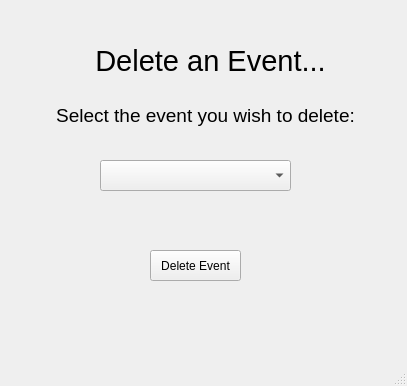
<?xml version="1.0" encoding="UTF-8"?>
<ui version="4.0">
 <class>DeleteEvent</class>
 <widget class="QMainWindow" name="DeleteEvent">
  <property name="geometry">
   <rect>
    <x>0</x>
    <y>0</y>
    <width>407</width>
    <height>386</height>
   </rect>
  </property>
  <property name="windowTitle">
   <string>Delete Event</string>
  </property>
  <widget class="QWidget" name="centralwidget">
   <widget class="QLabel" name="deleteLabel">
    <property name="geometry">
     <rect>
      <x>50</x>
      <y>20</y>
      <width>321</width>
      <height>81</height>
     </rect>
    </property>
    <property name="font">
     <font>
      <pointsize>22</pointsize>
      <weight>50</weight>
      <bold>false</bold>
     </font>
    </property>
    <property name="text">
     <string>Delete an Event...</string>
    </property>
    <property name="alignment">
     <set>Qt::AlignCenter</set>
    </property>
   </widget>
   <widget class="QComboBox" name="comboBox">
    <property name="geometry">
     <rect>
      <x>100</x>
      <y>160</y>
      <width>191</width>
      <height>31</height>
     </rect>
    </property>
   </widget>
   <widget class="QLabel" name="selectLabel">
    <property name="geometry">
     <rect>
      <x>0</x>
      <y>90</y>
      <width>411</width>
      <height>51</height>
     </rect>
    </property>
    <property name="font">
     <font>
      <pointsize>14</pointsize>
     </font>
    </property>
    <property name="text">
     <string>Select the event you wish to delete:</string>
    </property>
    <property name="alignment">
     <set>Qt::AlignCenter</set>
    </property>
   </widget>
   <widget class="QPushButton" name="deleteButton">
    <property name="geometry">
     <rect>
      <x>150</x>
      <y>250</y>
      <width>91</width>
      <height>31</height>
     </rect>
    </property>
    <property name="text">
     <string>Delete Event</string>
    </property>
   </widget>
  </widget>
  <widget class="QMenuBar" name="menubar">
   <property name="geometry">
    <rect>
     <x>0</x>
     <y>0</y>
     <width>407</width>
     <height>21</height>
    </rect>
   </property>
  </widget>
  <widget class="QStatusBar" name="statusbar"/>
 </widget>
 <resources/>
 <connections/>
</ui>
